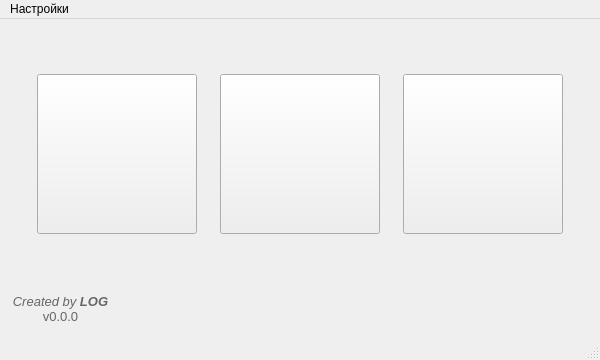
<?xml version="1.0" encoding="UTF-8"?>
<ui version="4.0">
 <class>MainWindow</class>
 <widget class="QMainWindow" name="MainWindow">
  <property name="geometry">
   <rect>
    <x>0</x>
    <y>0</y>
    <width>600</width>
    <height>360</height>
   </rect>
  </property>
  <property name="sizePolicy">
   <sizepolicy hsizetype="Fixed" vsizetype="Fixed">
    <horstretch>0</horstretch>
    <verstretch>0</verstretch>
   </sizepolicy>
  </property>
  <property name="minimumSize">
   <size>
    <width>600</width>
    <height>360</height>
   </size>
  </property>
  <property name="maximumSize">
   <size>
    <width>600</width>
    <height>360</height>
   </size>
  </property>
  <property name="windowTitle">
   <string>MainWindow</string>
  </property>
  <widget class="QWidget" name="centralwidget">
   <widget class="QLabel" name="label">
    <property name="geometry">
     <rect>
      <x>10</x>
      <y>270</y>
      <width>101</width>
      <height>41</height>
     </rect>
    </property>
    <property name="text">
     <string>&lt;html&gt;&lt;head/&gt;&lt;body&gt;&lt;p align=&quot;center&quot;&gt;&lt;span style=&quot; font-size:10pt; font-style:italic; color:#666666;&quot;&gt;Created by &lt;/span&gt;&lt;span style=&quot; font-size:10pt; font-weight:700; font-style:italic; color:#666666;&quot;&gt;LOG&lt;/span&gt;&lt;span style=&quot; font-size:10pt; color:#666666;&quot;&gt;&lt;br/&gt;v0.0.0&lt;/span&gt;&lt;/p&gt;&lt;/body&gt;&lt;/html&gt;</string>
    </property>
   </widget>
   <widget class="QWidget" name="gridLayoutWidget">
    <property name="geometry">
     <rect>
      <x>20</x>
      <y>20</y>
      <width>561</width>
      <height>231</height>
     </rect>
    </property>
    <layout class="QGridLayout" name="gridLayout">
     <item row="0" column="1">
      <widget class="QPushButton" name="de_inferno">
       <property name="maximumSize">
        <size>
         <width>160</width>
         <height>160</height>
        </size>
       </property>
       <property name="text">
        <string/>
       </property>
       <property name="icon">
        <iconset resource="resources.qrc">
         <normaloff>:/Pictures/Pictures/Inferno_logo.png</normaloff>:/Pictures/Pictures/Inferno_logo.png</iconset>
       </property>
       <property name="iconSize">
        <size>
         <width>190</width>
         <height>190</height>
        </size>
       </property>
      </widget>
     </item>
     <item row="0" column="0">
      <widget class="QPushButton" name="de_anubis">
       <property name="minimumSize">
        <size>
         <width>160</width>
         <height>0</height>
        </size>
       </property>
       <property name="maximumSize">
        <size>
         <width>160</width>
         <height>160</height>
        </size>
       </property>
       <property name="text">
        <string/>
       </property>
       <property name="icon">
        <iconset resource="resources.qrc">
         <normaloff>:/Pictures/Pictures/Anubis_logo.png</normaloff>:/Pictures/Pictures/Anubis_logo.png</iconset>
       </property>
       <property name="iconSize">
        <size>
         <width>170</width>
         <height>170</height>
        </size>
       </property>
      </widget>
     </item>
     <item row="0" column="2">
      <widget class="QPushButton" name="de_vertigo">
       <property name="minimumSize">
        <size>
         <width>160</width>
         <height>160</height>
        </size>
       </property>
       <property name="maximumSize">
        <size>
         <width>160</width>
         <height>160</height>
        </size>
       </property>
       <property name="text">
        <string/>
       </property>
       <property name="icon">
        <iconset resource="resources.qrc">
         <normaloff>:/Pictures/Pictures/Vertigo_logo.png</normaloff>:/Pictures/Pictures/Vertigo_logo.png</iconset>
       </property>
       <property name="iconSize">
        <size>
         <width>150</width>
         <height>150</height>
        </size>
       </property>
      </widget>
     </item>
    </layout>
   </widget>
  </widget>
  <widget class="QMenuBar" name="menubar">
   <property name="geometry">
    <rect>
     <x>0</x>
     <y>0</y>
     <width>600</width>
     <height>21</height>
    </rect>
   </property>
   <widget class="QMenu" name="menu">
    <property name="title">
     <string>Настройки</string>
    </property>
    <addaction name="actionchangelog"/>
   </widget>
   <addaction name="menu"/>
  </widget>
  <widget class="QStatusBar" name="statusbar"/>
  <action name="actionchangelog">
   <property name="text">
    <string>changelog</string>
   </property>
  </action>
 </widget>
 <resources>
  <include location="resources.qrc"/>
 </resources>
 <connections/>
</ui>
